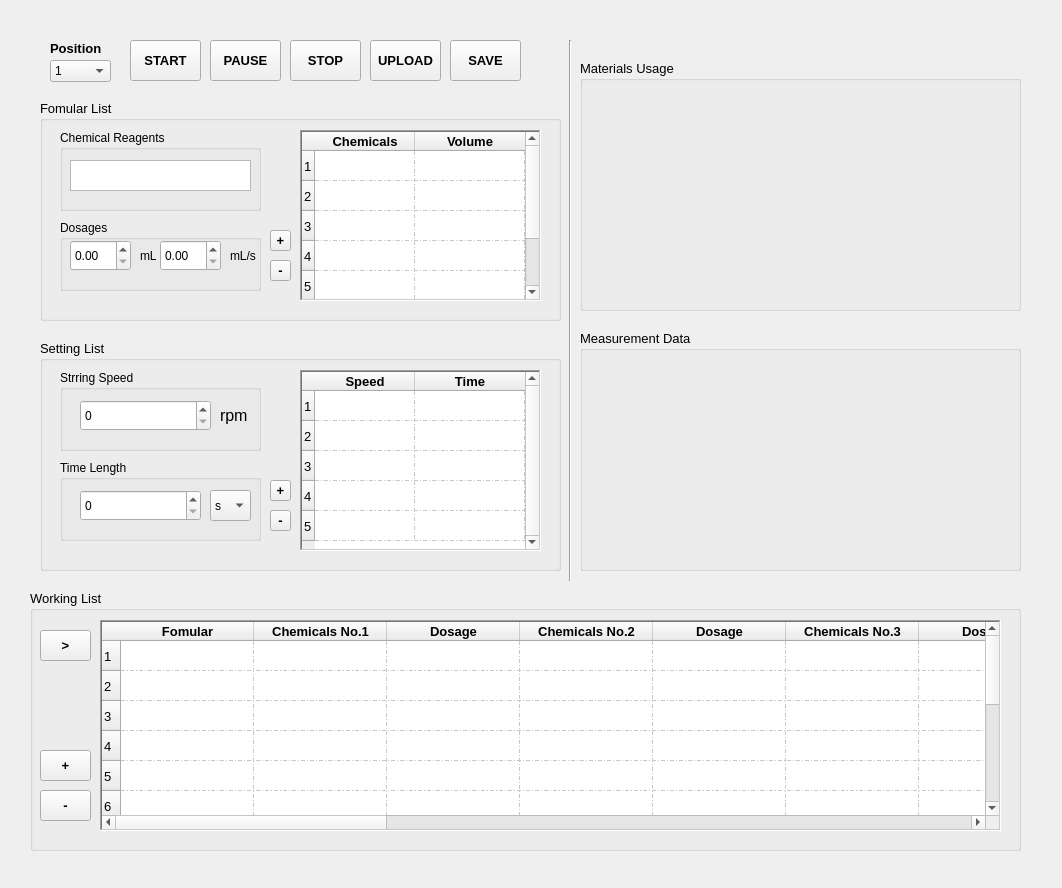
<?xml version="1.0" encoding="UTF-8"?>
<ui version="4.0">
 <class>ATTH</class>
 <widget class="QWidget" name="ATTH">
  <property name="geometry">
   <rect>
    <x>0</x>
    <y>0</y>
    <width>1062</width>
    <height>888</height>
   </rect>
  </property>
  <property name="minimumSize">
   <size>
    <width>0</width>
    <height>888</height>
   </size>
  </property>
  <property name="windowTitle">
   <string>Form</string>
  </property>
  <widget class="QGroupBox" name="groupBox">
   <property name="geometry">
    <rect>
     <x>40</x>
     <y>100</y>
     <width>521</width>
     <height>221</height>
    </rect>
   </property>
   <property name="font">
    <font>
     <pointsize>10</pointsize>
     <weight>50</weight>
     <bold>false</bold>
    </font>
   </property>
   <property name="title">
    <string>Fomular List</string>
   </property>
   <widget class="QTableWidget" name="tableWidget">
    <property name="enabled">
     <bool>true</bool>
    </property>
    <property name="geometry">
     <rect>
      <x>260</x>
      <y>30</y>
      <width>241</width>
      <height>171</height>
     </rect>
    </property>
    <property name="sizePolicy">
     <sizepolicy hsizetype="Expanding" vsizetype="Expanding">
      <horstretch>0</horstretch>
      <verstretch>0</verstretch>
     </sizepolicy>
    </property>
    <property name="baseSize">
     <size>
      <width>3</width>
      <height>3</height>
     </size>
    </property>
    <property name="contextMenuPolicy">
     <enum>Qt::DefaultContextMenu</enum>
    </property>
    <property name="toolTipDuration">
     <number>0</number>
    </property>
    <property name="layoutDirection">
     <enum>Qt::LeftToRight</enum>
    </property>
    <property name="autoFillBackground">
     <bool>false</bool>
    </property>
    <property name="styleSheet">
     <string notr="true"/>
    </property>
    <property name="frameShape">
     <enum>QFrame::WinPanel</enum>
    </property>
    <property name="frameShadow">
     <enum>QFrame::Sunken</enum>
    </property>
    <property name="lineWidth">
     <number>1</number>
    </property>
    <property name="midLineWidth">
     <number>0</number>
    </property>
    <property name="verticalScrollBarPolicy">
     <enum>Qt::ScrollBarAlwaysOn</enum>
    </property>
    <property name="horizontalScrollBarPolicy">
     <enum>Qt::ScrollBarAsNeeded</enum>
    </property>
    <property name="sizeAdjustPolicy">
     <enum>QAbstractScrollArea::AdjustToContents</enum>
    </property>
    <property name="dragEnabled">
     <bool>false</bool>
    </property>
    <property name="showGrid">
     <bool>true</bool>
    </property>
    <property name="gridStyle">
     <enum>Qt::DashDotLine</enum>
    </property>
    <property name="sortingEnabled">
     <bool>false</bool>
    </property>
    <property name="wordWrap">
     <bool>true</bool>
    </property>
    <property name="cornerButtonEnabled">
     <bool>true</bool>
    </property>
    <property name="columnCount">
     <number>2</number>
    </property>
    <attribute name="horizontalHeaderVisible">
     <bool>true</bool>
    </attribute>
    <attribute name="horizontalHeaderCascadingSectionResizes">
     <bool>true</bool>
    </attribute>
    <attribute name="horizontalHeaderHighlightSections">
     <bool>true</bool>
    </attribute>
    <attribute name="horizontalHeaderMinimumSectionSize">
     <number>20</number>
    </attribute>
    <attribute name="horizontalHeaderShowSortIndicator" stdset="0">
     <bool>false</bool>
    </attribute>
    <attribute name="horizontalHeaderStretchLastSection">
     <bool>true</bool>
    </attribute>
    <attribute name="verticalHeaderCascadingSectionResizes">
     <bool>true</bool>
    </attribute>
    <attribute name="verticalHeaderShowSortIndicator" stdset="0">
     <bool>false</bool>
    </attribute>
    <attribute name="verticalHeaderStretchLastSection">
     <bool>false</bool>
    </attribute>
    <row>
     <property name="text">
      <string>1</string>
     </property>
    </row>
    <row>
     <property name="text">
      <string>2</string>
     </property>
    </row>
    <row>
     <property name="text">
      <string>3</string>
     </property>
    </row>
    <row>
     <property name="text">
      <string>4</string>
     </property>
    </row>
    <row>
     <property name="text">
      <string>5</string>
     </property>
    </row>
    <row>
     <property name="text">
      <string/>
     </property>
    </row>
    <column>
     <property name="text">
      <string>Chemicals</string>
     </property>
     <property name="font">
      <font>
       <pointsize>10</pointsize>
       <weight>75</weight>
       <bold>true</bold>
      </font>
     </property>
     <property name="textAlignment">
      <set>AlignHCenter|AlignBottom</set>
     </property>
     <property name="background">
      <color alpha="4">
       <red>168</red>
       <green>168</green>
       <blue>168</blue>
      </color>
     </property>
    </column>
    <column>
     <property name="text">
      <string>Volume</string>
     </property>
     <property name="font">
      <font>
       <pointsize>10</pointsize>
       <weight>75</weight>
       <bold>true</bold>
       <stylestrategy>PreferDefault</stylestrategy>
      </font>
     </property>
     <property name="textAlignment">
      <set>AlignHCenter|AlignBottom</set>
     </property>
    </column>
   </widget>
   <widget class="QGroupBox" name="groupBox_6">
    <property name="geometry">
     <rect>
      <x>20</x>
      <y>30</y>
      <width>201</width>
      <height>81</height>
     </rect>
    </property>
    <property name="font">
     <font>
      <pointsize>9</pointsize>
     </font>
    </property>
    <property name="title">
     <string>Chemical Reagents</string>
    </property>
    <widget class="QTextEdit" name="textEdit">
     <property name="geometry">
      <rect>
       <x>10</x>
       <y>30</y>
       <width>181</width>
       <height>31</height>
      </rect>
     </property>
    </widget>
   </widget>
   <widget class="QGroupBox" name="groupBox_7">
    <property name="geometry">
     <rect>
      <x>20</x>
      <y>120</y>
      <width>201</width>
      <height>71</height>
     </rect>
    </property>
    <property name="font">
     <font>
      <pointsize>9</pointsize>
     </font>
    </property>
    <property name="title">
     <string>Dosages</string>
    </property>
    <widget class="QDoubleSpinBox" name="doubleSpinBox">
     <property name="geometry">
      <rect>
       <x>10</x>
       <y>20</y>
       <width>61</width>
       <height>31</height>
      </rect>
     </property>
    </widget>
    <widget class="QLabel" name="label_2">
     <property name="geometry">
      <rect>
       <x>80</x>
       <y>10</y>
       <width>31</width>
       <height>51</height>
      </rect>
     </property>
     <property name="font">
      <font>
       <pointsize>9</pointsize>
       <weight>50</weight>
       <bold>false</bold>
      </font>
     </property>
     <property name="text">
      <string>mL</string>
     </property>
    </widget>
    <widget class="QDoubleSpinBox" name="doubleSpinBox_2">
     <property name="geometry">
      <rect>
       <x>100</x>
       <y>20</y>
       <width>61</width>
       <height>31</height>
      </rect>
     </property>
    </widget>
    <widget class="QLabel" name="label_4">
     <property name="geometry">
      <rect>
       <x>170</x>
       <y>10</y>
       <width>31</width>
       <height>51</height>
      </rect>
     </property>
     <property name="font">
      <font>
       <pointsize>9</pointsize>
       <weight>50</weight>
       <bold>false</bold>
      </font>
     </property>
     <property name="text">
      <string>mL/s</string>
     </property>
    </widget>
   </widget>
   <widget class="QToolButton" name="toolButton">
    <property name="geometry">
     <rect>
      <x>230</x>
      <y>130</y>
      <width>21</width>
      <height>21</height>
     </rect>
    </property>
    <property name="font">
     <font>
      <weight>75</weight>
      <bold>true</bold>
     </font>
    </property>
    <property name="text">
     <string>+</string>
    </property>
   </widget>
   <widget class="QToolButton" name="toolButton_2">
    <property name="geometry">
     <rect>
      <x>230</x>
      <y>160</y>
      <width>21</width>
      <height>21</height>
     </rect>
    </property>
    <property name="font">
     <font>
      <weight>75</weight>
      <bold>true</bold>
     </font>
    </property>
    <property name="text">
     <string>-</string>
    </property>
   </widget>
  </widget>
  <widget class="QGroupBox" name="groupBox_2">
   <property name="geometry">
    <rect>
     <x>40</x>
     <y>340</y>
     <width>521</width>
     <height>231</height>
    </rect>
   </property>
   <property name="font">
    <font>
     <pointsize>10</pointsize>
     <weight>50</weight>
     <bold>false</bold>
    </font>
   </property>
   <property name="title">
    <string>Setting List</string>
   </property>
   <widget class="QGroupBox" name="groupBox_8">
    <property name="geometry">
     <rect>
      <x>20</x>
      <y>30</y>
      <width>201</width>
      <height>81</height>
     </rect>
    </property>
    <property name="font">
     <font>
      <pointsize>9</pointsize>
     </font>
    </property>
    <property name="title">
     <string>Strring Speed</string>
    </property>
    <widget class="QSpinBox" name="spinBox">
     <property name="geometry">
      <rect>
       <x>20</x>
       <y>30</y>
       <width>131</width>
       <height>31</height>
      </rect>
     </property>
    </widget>
    <widget class="QLabel" name="label_3">
     <property name="geometry">
      <rect>
       <x>160</x>
       <y>20</y>
       <width>31</width>
       <height>51</height>
      </rect>
     </property>
     <property name="font">
      <font>
       <pointsize>12</pointsize>
       <weight>50</weight>
       <bold>false</bold>
      </font>
     </property>
     <property name="text">
      <string>rpm</string>
     </property>
    </widget>
   </widget>
   <widget class="QGroupBox" name="groupBox_10">
    <property name="geometry">
     <rect>
      <x>20</x>
      <y>120</y>
      <width>201</width>
      <height>81</height>
     </rect>
    </property>
    <property name="font">
     <font>
      <pointsize>9</pointsize>
     </font>
    </property>
    <property name="title">
     <string>Time Length</string>
    </property>
    <widget class="QComboBox" name="comboBox_2">
     <property name="geometry">
      <rect>
       <x>150</x>
       <y>30</y>
       <width>41</width>
       <height>31</height>
      </rect>
     </property>
     <item>
      <property name="text">
       <string>s</string>
      </property>
     </item>
     <item>
      <property name="text">
       <string>m</string>
      </property>
     </item>
     <item>
      <property name="text">
       <string>h</string>
      </property>
     </item>
     <item>
      <property name="text">
       <string>d</string>
      </property>
     </item>
    </widget>
    <widget class="QSpinBox" name="spinBox_2">
     <property name="geometry">
      <rect>
       <x>20</x>
       <y>30</y>
       <width>121</width>
       <height>31</height>
      </rect>
     </property>
    </widget>
   </widget>
   <widget class="QToolButton" name="toolButton_4">
    <property name="geometry">
     <rect>
      <x>230</x>
      <y>140</y>
      <width>21</width>
      <height>21</height>
     </rect>
    </property>
    <property name="font">
     <font>
      <weight>75</weight>
      <bold>true</bold>
     </font>
    </property>
    <property name="text">
     <string>+</string>
    </property>
   </widget>
   <widget class="QToolButton" name="toolButton_3">
    <property name="geometry">
     <rect>
      <x>230</x>
      <y>170</y>
      <width>21</width>
      <height>21</height>
     </rect>
    </property>
    <property name="font">
     <font>
      <weight>75</weight>
      <bold>true</bold>
     </font>
    </property>
    <property name="text">
     <string>-</string>
    </property>
   </widget>
   <widget class="QTableWidget" name="tableWidget_2">
    <property name="enabled">
     <bool>true</bool>
    </property>
    <property name="geometry">
     <rect>
      <x>260</x>
      <y>30</y>
      <width>241</width>
      <height>181</height>
     </rect>
    </property>
    <property name="sizePolicy">
     <sizepolicy hsizetype="Expanding" vsizetype="Expanding">
      <horstretch>0</horstretch>
      <verstretch>0</verstretch>
     </sizepolicy>
    </property>
    <property name="baseSize">
     <size>
      <width>3</width>
      <height>3</height>
     </size>
    </property>
    <property name="contextMenuPolicy">
     <enum>Qt::DefaultContextMenu</enum>
    </property>
    <property name="toolTipDuration">
     <number>0</number>
    </property>
    <property name="layoutDirection">
     <enum>Qt::LeftToRight</enum>
    </property>
    <property name="autoFillBackground">
     <bool>false</bool>
    </property>
    <property name="frameShape">
     <enum>QFrame::WinPanel</enum>
    </property>
    <property name="lineWidth">
     <number>1</number>
    </property>
    <property name="midLineWidth">
     <number>0</number>
    </property>
    <property name="verticalScrollBarPolicy">
     <enum>Qt::ScrollBarAlwaysOn</enum>
    </property>
    <property name="horizontalScrollBarPolicy">
     <enum>Qt::ScrollBarAsNeeded</enum>
    </property>
    <property name="sizeAdjustPolicy">
     <enum>QAbstractScrollArea::AdjustToContents</enum>
    </property>
    <property name="dragEnabled">
     <bool>false</bool>
    </property>
    <property name="gridStyle">
     <enum>Qt::DashDotLine</enum>
    </property>
    <property name="wordWrap">
     <bool>true</bool>
    </property>
    <property name="columnCount">
     <number>2</number>
    </property>
    <attribute name="horizontalHeaderVisible">
     <bool>true</bool>
    </attribute>
    <attribute name="horizontalHeaderCascadingSectionResizes">
     <bool>true</bool>
    </attribute>
    <attribute name="horizontalHeaderHighlightSections">
     <bool>true</bool>
    </attribute>
    <attribute name="horizontalHeaderMinimumSectionSize">
     <number>20</number>
    </attribute>
    <attribute name="horizontalHeaderShowSortIndicator" stdset="0">
     <bool>false</bool>
    </attribute>
    <attribute name="horizontalHeaderStretchLastSection">
     <bool>true</bool>
    </attribute>
    <attribute name="verticalHeaderCascadingSectionResizes">
     <bool>true</bool>
    </attribute>
    <attribute name="verticalHeaderShowSortIndicator" stdset="0">
     <bool>false</bool>
    </attribute>
    <attribute name="verticalHeaderStretchLastSection">
     <bool>false</bool>
    </attribute>
    <row>
     <property name="text">
      <string>1</string>
     </property>
    </row>
    <row>
     <property name="text">
      <string>2</string>
     </property>
    </row>
    <row>
     <property name="text">
      <string>3</string>
     </property>
    </row>
    <row>
     <property name="text">
      <string>4</string>
     </property>
    </row>
    <row>
     <property name="text">
      <string>5</string>
     </property>
    </row>
    <column>
     <property name="text">
      <string>Speed</string>
     </property>
     <property name="font">
      <font>
       <pointsize>10</pointsize>
       <weight>75</weight>
       <bold>true</bold>
      </font>
     </property>
     <property name="textAlignment">
      <set>AlignHCenter|AlignBottom</set>
     </property>
    </column>
    <column>
     <property name="text">
      <string>Time</string>
     </property>
     <property name="font">
      <font>
       <pointsize>10</pointsize>
       <weight>75</weight>
       <bold>true</bold>
       <stylestrategy>PreferDefault</stylestrategy>
      </font>
     </property>
     <property name="textAlignment">
      <set>AlignHCenter|AlignBottom</set>
     </property>
    </column>
   </widget>
  </widget>
  <widget class="QGroupBox" name="groupBox_3">
   <property name="geometry">
    <rect>
     <x>30</x>
     <y>590</y>
     <width>991</width>
     <height>261</height>
    </rect>
   </property>
   <property name="font">
    <font>
     <pointsize>10</pointsize>
    </font>
   </property>
   <property name="title">
    <string>Working List</string>
   </property>
   <widget class="QTableWidget" name="tableWidget_3">
    <property name="geometry">
     <rect>
      <x>70</x>
      <y>30</y>
      <width>901</width>
      <height>211</height>
     </rect>
    </property>
    <property name="frameShape">
     <enum>QFrame::WinPanel</enum>
    </property>
    <property name="verticalScrollBarPolicy">
     <enum>Qt::ScrollBarAlwaysOn</enum>
    </property>
    <property name="sizeAdjustPolicy">
     <enum>QAbstractScrollArea::AdjustToContents</enum>
    </property>
    <property name="gridStyle">
     <enum>Qt::DashDotLine</enum>
    </property>
    <property name="sortingEnabled">
     <bool>false</bool>
    </property>
    <attribute name="horizontalHeaderCascadingSectionResizes">
     <bool>true</bool>
    </attribute>
    <attribute name="horizontalHeaderDefaultSectionSize">
     <number>133</number>
    </attribute>
    <attribute name="horizontalHeaderStretchLastSection">
     <bool>true</bool>
    </attribute>
    <attribute name="verticalHeaderCascadingSectionResizes">
     <bool>true</bool>
    </attribute>
    <attribute name="verticalHeaderDefaultSectionSize">
     <number>30</number>
    </attribute>
    <row>
     <property name="text">
      <string>1</string>
     </property>
    </row>
    <row>
     <property name="text">
      <string>2</string>
     </property>
    </row>
    <row>
     <property name="text">
      <string>3</string>
     </property>
    </row>
    <row>
     <property name="text">
      <string>4</string>
     </property>
    </row>
    <row>
     <property name="text">
      <string>5</string>
     </property>
    </row>
    <row>
     <property name="text">
      <string>6</string>
     </property>
    </row>
    <row>
     <property name="text">
      <string>7</string>
     </property>
    </row>
    <row>
     <property name="text">
      <string>8</string>
     </property>
    </row>
    <row>
     <property name="text">
      <string>9</string>
     </property>
    </row>
    <row>
     <property name="text">
      <string>10</string>
     </property>
    </row>
    <row>
     <property name="text">
      <string>11</string>
     </property>
    </row>
    <row>
     <property name="text">
      <string>12</string>
     </property>
    </row>
    <column>
     <property name="text">
      <string>Fomular</string>
     </property>
     <property name="font">
      <font>
       <pointsize>10</pointsize>
       <weight>75</weight>
       <bold>true</bold>
      </font>
     </property>
    </column>
    <column>
     <property name="text">
      <string>Chemicals No.1</string>
     </property>
     <property name="font">
      <font>
       <pointsize>10</pointsize>
       <weight>75</weight>
       <bold>true</bold>
      </font>
     </property>
    </column>
    <column>
     <property name="text">
      <string>Dosage</string>
     </property>
     <property name="font">
      <font>
       <pointsize>10</pointsize>
       <weight>75</weight>
       <bold>true</bold>
      </font>
     </property>
    </column>
    <column>
     <property name="text">
      <string>Chemicals No.2</string>
     </property>
     <property name="font">
      <font>
       <pointsize>10</pointsize>
       <weight>75</weight>
       <bold>true</bold>
      </font>
     </property>
    </column>
    <column>
     <property name="text">
      <string>Dosage</string>
     </property>
     <property name="font">
      <font>
       <pointsize>10</pointsize>
       <weight>75</weight>
       <bold>true</bold>
      </font>
     </property>
    </column>
    <column>
     <property name="text">
      <string>Chemicals No.3</string>
     </property>
     <property name="font">
      <font>
       <pointsize>10</pointsize>
       <weight>75</weight>
       <bold>true</bold>
      </font>
     </property>
    </column>
    <column>
     <property name="text">
      <string>Dosage</string>
     </property>
     <property name="font">
      <font>
       <pointsize>10</pointsize>
       <weight>75</weight>
       <bold>true</bold>
      </font>
     </property>
    </column>
    <column>
     <property name="text">
      <string>Chemicals No.4</string>
     </property>
     <property name="font">
      <font>
       <pointsize>10</pointsize>
       <weight>75</weight>
       <bold>true</bold>
      </font>
     </property>
    </column>
    <column>
     <property name="text">
      <string>Dosage</string>
     </property>
     <property name="font">
      <font>
       <pointsize>10</pointsize>
       <weight>75</weight>
       <bold>true</bold>
      </font>
     </property>
    </column>
    <column>
     <property name="text">
      <string>Chemicals No.5</string>
     </property>
     <property name="font">
      <font>
       <pointsize>10</pointsize>
       <weight>75</weight>
       <bold>true</bold>
      </font>
     </property>
    </column>
    <column>
     <property name="text">
      <string>Dosage</string>
     </property>
     <property name="font">
      <font>
       <pointsize>10</pointsize>
       <weight>75</weight>
       <bold>true</bold>
      </font>
     </property>
    </column>
    <column>
     <property name="text">
      <string>Period 1</string>
     </property>
     <property name="font">
      <font>
       <pointsize>10</pointsize>
       <weight>75</weight>
       <bold>true</bold>
      </font>
     </property>
    </column>
    <column>
     <property name="text">
      <string>Speed</string>
     </property>
     <property name="font">
      <font>
       <pointsize>10</pointsize>
       <weight>75</weight>
       <bold>true</bold>
      </font>
     </property>
    </column>
    <column>
     <property name="text">
      <string>Period 2</string>
     </property>
     <property name="font">
      <font>
       <pointsize>10</pointsize>
       <weight>75</weight>
       <bold>true</bold>
      </font>
     </property>
    </column>
    <column>
     <property name="text">
      <string>Speed</string>
     </property>
     <property name="font">
      <font>
       <pointsize>10</pointsize>
       <weight>75</weight>
       <bold>true</bold>
      </font>
     </property>
    </column>
    <column>
     <property name="text">
      <string>Period 3</string>
     </property>
     <property name="font">
      <font>
       <pointsize>10</pointsize>
       <weight>75</weight>
       <bold>true</bold>
      </font>
     </property>
    </column>
    <column>
     <property name="text">
      <string>Speed</string>
     </property>
     <property name="font">
      <font>
       <pointsize>10</pointsize>
       <weight>75</weight>
       <bold>true</bold>
      </font>
     </property>
    </column>
    <column>
     <property name="text">
      <string>Period 4</string>
     </property>
     <property name="font">
      <font>
       <pointsize>10</pointsize>
       <weight>75</weight>
       <bold>true</bold>
      </font>
     </property>
    </column>
    <column>
     <property name="text">
      <string>Speed</string>
     </property>
     <property name="font">
      <font>
       <pointsize>10</pointsize>
       <weight>75</weight>
       <bold>true</bold>
      </font>
     </property>
    </column>
   </widget>
   <widget class="QToolButton" name="toolButton_5">
    <property name="geometry">
     <rect>
      <x>10</x>
      <y>160</y>
      <width>51</width>
      <height>31</height>
     </rect>
    </property>
    <property name="font">
     <font>
      <pointsize>10</pointsize>
      <weight>75</weight>
      <bold>true</bold>
     </font>
    </property>
    <property name="text">
     <string>+</string>
    </property>
   </widget>
   <widget class="QToolButton" name="toolButton_6">
    <property name="geometry">
     <rect>
      <x>10</x>
      <y>200</y>
      <width>51</width>
      <height>31</height>
     </rect>
    </property>
    <property name="font">
     <font>
      <pointsize>10</pointsize>
      <weight>75</weight>
      <bold>true</bold>
     </font>
    </property>
    <property name="text">
     <string>-</string>
    </property>
   </widget>
   <widget class="QToolButton" name="toolButton_7">
    <property name="geometry">
     <rect>
      <x>10</x>
      <y>40</y>
      <width>51</width>
      <height>31</height>
     </rect>
    </property>
    <property name="font">
     <font>
      <pointsize>10</pointsize>
      <weight>75</weight>
      <bold>true</bold>
     </font>
    </property>
    <property name="text">
     <string>&gt;</string>
    </property>
   </widget>
  </widget>
  <widget class="QComboBox" name="comboBox">
   <property name="geometry">
    <rect>
     <x>50</x>
     <y>60</y>
     <width>61</width>
     <height>22</height>
    </rect>
   </property>
   <item>
    <property name="text">
     <string>1</string>
    </property>
   </item>
   <item>
    <property name="text">
     <string>2</string>
    </property>
   </item>
   <item>
    <property name="text">
     <string>3</string>
    </property>
   </item>
   <item>
    <property name="text">
     <string>4</string>
    </property>
   </item>
   <item>
    <property name="text">
     <string>5</string>
    </property>
   </item>
   <item>
    <property name="text">
     <string>6</string>
    </property>
   </item>
   <item>
    <property name="text">
     <string>7</string>
    </property>
   </item>
   <item>
    <property name="text">
     <string>8</string>
    </property>
   </item>
   <item>
    <property name="text">
     <string>9</string>
    </property>
   </item>
   <item>
    <property name="text">
     <string>10</string>
    </property>
   </item>
   <item>
    <property name="text">
     <string>11</string>
    </property>
   </item>
   <item>
    <property name="text">
     <string>12</string>
    </property>
   </item>
  </widget>
  <widget class="QLabel" name="label">
   <property name="geometry">
    <rect>
     <x>50</x>
     <y>40</y>
     <width>91</width>
     <height>16</height>
    </rect>
   </property>
   <property name="font">
    <font>
     <pointsize>10</pointsize>
     <weight>75</weight>
     <bold>true</bold>
    </font>
   </property>
   <property name="text">
    <string>Position</string>
   </property>
  </widget>
  <widget class="Line" name="line">
   <property name="geometry">
    <rect>
     <x>550</x>
     <y>40</y>
     <width>41</width>
     <height>541</height>
    </rect>
   </property>
   <property name="orientation">
    <enum>Qt::Vertical</enum>
   </property>
  </widget>
  <widget class="QGroupBox" name="groupBox_4">
   <property name="geometry">
    <rect>
     <x>580</x>
     <y>60</y>
     <width>441</width>
     <height>251</height>
    </rect>
   </property>
   <property name="font">
    <font>
     <pointsize>10</pointsize>
    </font>
   </property>
   <property name="title">
    <string>Materials Usage</string>
   </property>
   <widget class="QWidget" name="Widget" native="true">
    <property name="geometry">
     <rect>
      <x>20</x>
      <y>20</y>
      <width>401</width>
      <height>221</height>
     </rect>
    </property>
    <property name="styleSheet">
     <string notr="true">border-image: url(:/image_1/figure_1.JPG);
</string>
    </property>
   </widget>
  </widget>
  <widget class="QGroupBox" name="groupBox_5">
   <property name="geometry">
    <rect>
     <x>580</x>
     <y>330</y>
     <width>441</width>
     <height>241</height>
    </rect>
   </property>
   <property name="font">
    <font>
     <pointsize>10</pointsize>
    </font>
   </property>
   <property name="title">
    <string>Measurement Data</string>
   </property>
   <widget class="QWidget" name="widget" native="true">
    <property name="geometry">
     <rect>
      <x>20</x>
      <y>20</y>
      <width>401</width>
      <height>211</height>
     </rect>
    </property>
    <property name="styleSheet">
     <string notr="true">border-image: url(:/imge_2/figure_2.jpeg);</string>
    </property>
   </widget>
  </widget>
  <widget class="QPushButton" name="pushButton">
   <property name="geometry">
    <rect>
     <x>130</x>
     <y>40</y>
     <width>71</width>
     <height>41</height>
    </rect>
   </property>
   <property name="font">
    <font>
     <pointsize>10</pointsize>
     <weight>75</weight>
     <bold>true</bold>
    </font>
   </property>
   <property name="text">
    <string>START</string>
   </property>
  </widget>
  <widget class="QPushButton" name="pushButton_2">
   <property name="geometry">
    <rect>
     <x>290</x>
     <y>40</y>
     <width>71</width>
     <height>41</height>
    </rect>
   </property>
   <property name="font">
    <font>
     <pointsize>10</pointsize>
     <weight>75</weight>
     <bold>true</bold>
    </font>
   </property>
   <property name="text">
    <string>STOP</string>
   </property>
  </widget>
  <widget class="QPushButton" name="pushButton_3">
   <property name="geometry">
    <rect>
     <x>370</x>
     <y>40</y>
     <width>71</width>
     <height>41</height>
    </rect>
   </property>
   <property name="font">
    <font>
     <pointsize>10</pointsize>
     <weight>75</weight>
     <bold>true</bold>
    </font>
   </property>
   <property name="text">
    <string>UPLOAD</string>
   </property>
  </widget>
  <widget class="QPushButton" name="pushButton_4">
   <property name="geometry">
    <rect>
     <x>450</x>
     <y>40</y>
     <width>71</width>
     <height>41</height>
    </rect>
   </property>
   <property name="font">
    <font>
     <pointsize>10</pointsize>
     <weight>75</weight>
     <bold>true</bold>
    </font>
   </property>
   <property name="text">
    <string>SAVE</string>
   </property>
  </widget>
  <widget class="QPushButton" name="pushButton_5">
   <property name="geometry">
    <rect>
     <x>210</x>
     <y>40</y>
     <width>71</width>
     <height>41</height>
    </rect>
   </property>
   <property name="font">
    <font>
     <pointsize>10</pointsize>
     <weight>75</weight>
     <bold>true</bold>
    </font>
   </property>
   <property name="text">
    <string>PAUSE</string>
   </property>
  </widget>
  <widget class="QWidget" name="widget_2" native="true">
   <property name="geometry">
    <rect>
     <x>0</x>
     <y>0</y>
     <width>571</width>
     <height>21</height>
    </rect>
   </property>
  </widget>
 </widget>
 <resources>
  <include location="image.qrc"/>
 </resources>
 <connections/>
</ui>
